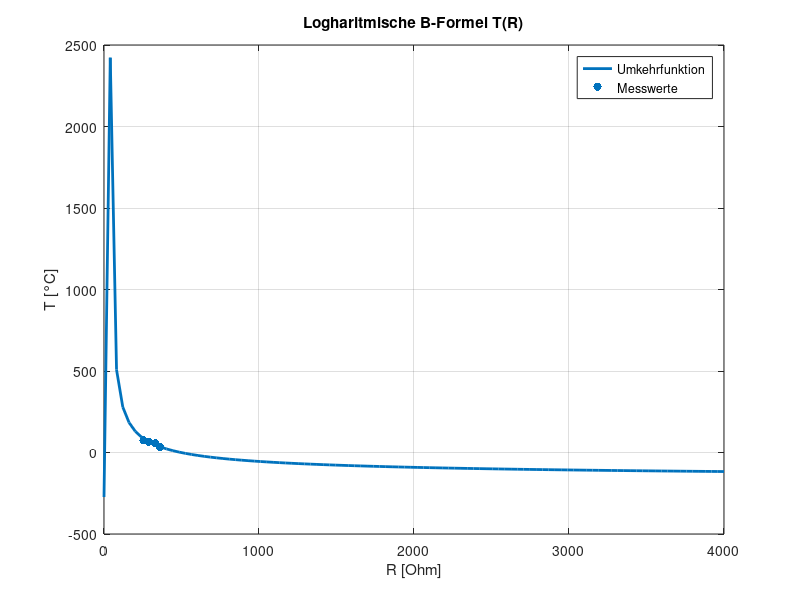

This chart was generated by the following MATLAB code:
%
%   Blizschlag Juli 2023
%
%   Nach einem Blitzschlag wurde der Temperaturfühler am Dach beschädigt.
%   Der ADC am ESP32 misst noch richtig. Es ist aber noch die übliche
%   Temperaturkennlinie zu sehen nur mit falschen ergebnissen.
%
%   Zur ermittling der neuen Funktion wird von den Falschen messwerten die
%   Temperatur mit dem Solarvorlauf verglichen.
%
k = 273.15;
csvResult = csvread("blitzschlag_Juli23.csv");
[csvHeight,csvWidth] = size(csvResult);

if csvHeight < 2
   error("Zu wenige CSV daten. Es muss minderstens 2 Geben")
end

% declare variables
Tbmat = []; % Blitzschlagfehler Temperatur
Tvmat = []; % Solarvorlauf temperatur
%Load CSV
for i = 1:(csvHeight)
   Tvmat = [Tvmat csvResult(i,1)];
   Tbmat = [Tbmat csvResult(i,2)];
end

% Funktion für den Alten wiederstand
function Rold = Rntc(Told)
  % Alte temperaturformel. Vor dem Blitzschlag
  % Told ist die Matrix zu temperaturen
  k = 273.15;
  R25 = 4530;
  B = 4048.76;
  T25 = 25 + k;

  Rold = R25 .* exp(B .* ((1 ./ (Told + k))-(1/T25)));
endfunction
% Aktuelle Wiederstände nach dem Blitzschlag
Rbmat = Rntc(Tbmat);
Tvmat
Tbmat
Rbmat
% B formel
Btnum = (k + Tvmat(1)) * (k + Tvmat(2));
Btdenum = Tvmat(2) - Tvmat(1);
Bt = Btnum/Btdenum; % temperature part of formula
B = Bt * log(Rbmat(1)/Rbmat(2))
%B = log(Rbmat(1)/Rbmat(2)) / (1/Tbmat(1) - 1/Tbmat(2))

% Temperatur formel
Rtspace = linspace(0,4000,100);
Rr = Rbmat(1)
Tr = Tvmat(1)
Tmat = [];
Tmat = 1./(1/(Tr + k) + log(Rtspace ./ Rr)/B) - k;

plot(Rtspace ,Tmat,'linewidth',2);
hold on
scatter(Rbmat,Tvmat,'filled');
hold off
grid on
legend('Umkehrfunktion','Messwerte');
ylabel('T [°C]');
xlabel('R [Ohm]');
title("Logharitmische B-Formel T(R)");
